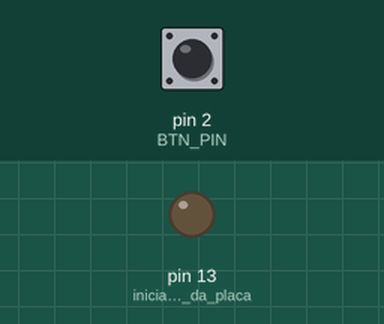
A sketch run on a simulated Arduino Uno, built with avr-gcc and run on an emulated ATmega328P. On the bench: output pins drawn as LEDs (lit = HIGH). Inputs (shaded band) come from the test bench; at power-on: pin 2 (BTN_PIN) HIGH.

Above: at 1.2 s.
1.3 s: pin 2 (BTN_PIN) pulled LOW for 0.15 s
At 1.37 s:
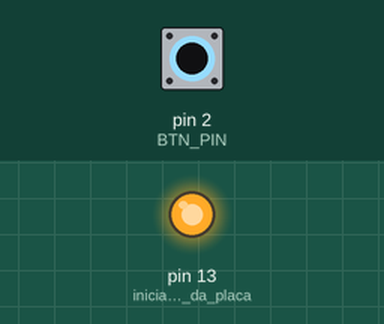
2.9 s: pin 2 (BTN_PIN) pulled LOW for 3.2 s
At 6.6 s:
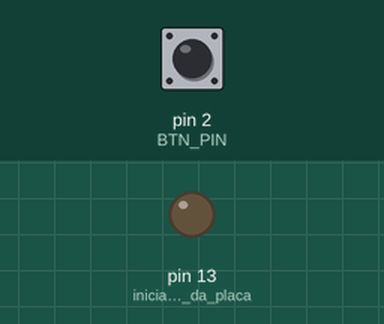
Timing chart, 0 to 8.1 s (numbered marks = the images above; inputs shaded):
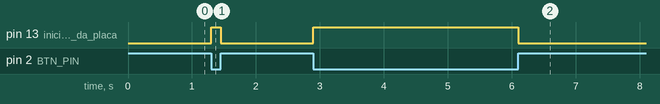

The sketch:

push_button_pullup.ino
```cpp
// (licence header left out)
// define o pino onde será conectado o push button
#define BTN_PIN 2

void setup() {
  pinMode(BTN_PIN, INPUT_PULLUP); // inicializa o pino do push button como pull up
  pinMode(LED_BUILTIN, OUTPUT); // inicializa o led da placa Arduino como saída
}

void loop() {
  int valorBtn = digitalRead(BTN_PIN); // faz a leitura do estado corrente do push button

  if (valorBtn == HIGH) { // caso não pressionado
    digitalWrite(LED_BUILTIN, LOW); // led apagado
  } else { // caso push button pressionado
    digitalWrite(LED_BUILTIN, HIGH); // acende o led
  }
}
```

Measured:
- after the input at 1.3 s, pin 13 (inicializa_o_led_da_placa): LOW → HIGH at once, → LOW 0.15 s later
- after the input at 2.9 s, pin 13 (inicializa_o_led_da_placa): LOW → HIGH at once, → LOW 3.2 s later
